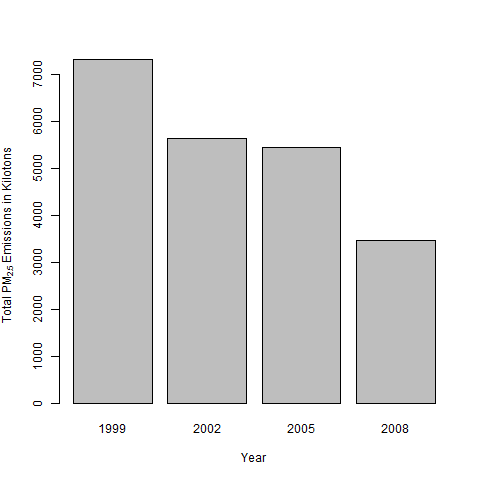

Source code (R):
source("load_data.R")

# Have total emissions from PM2.5 decreased in the United States from 1999 to 2008? 
# Using the base plotting system, make a plot showing the total PM2.5 emission from all
# sources for each of the years 1999, 2002, 2005, and 2008.

sum25 <- tapply(NEI$Emissions, NEI$year, sum)
barplot(sum25/1000, xlab = "Year", ylab = expression("Total PM"[2.5]*" Emissions in Kilotons", main = expression("Total PM"[2.5]*" Emissions in Kilotons"), ylim = c(0,8000)))

dev.copy(png, file = "plot1.png")
dev.off()